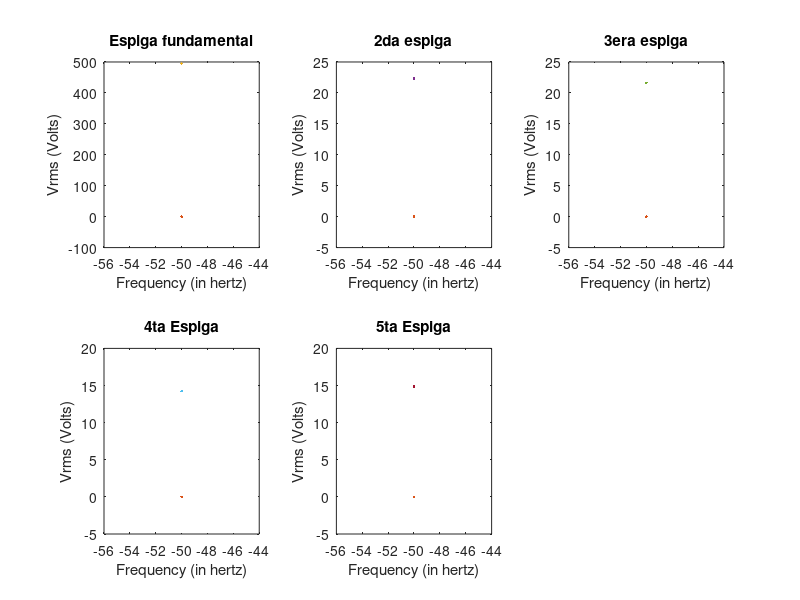

The MATLAB source for this figure:
%% Time specifications:
   Fs = 100;                      % samples per second
   dt = 1/Fs;                     % seconds per sample
   StopTime = 1;                  % seconds
   t = (0:dt:StopTime-dt);
   N = size(t,1);
   %% Sine wave:
   Fc = 2;                       % hertz
   x = 9.899*cos(2*pi*t);
   y = .446*cos(2*pi*2*t);
   z = .433*cos(2*pi*3*t);
   j = .285*cos(2*pi*4*t);
   k = .297*cos(2*pi*5*t);
   %% Fourier Transform:
   X = fftshift(fft(x));
   Y = fftshift(fft(y));
   Z = fftshift(fft(z));
   J = fftshift(fft(j));
   K = fftshift(fft(k));
   %% Frequency specifications:
   dF = Fs/N;                      % hertz
   f = -Fs/2:dF:Fs/2-dF;           % hertz
   %% Plot the spectrum:
   figure;
   subplot(2,3,1);
   plot(f,(X/N));
   xlabel('Frequency (in hertz)');
   ylabel('Vrms (Volts)');
   title('Espiga fundamental');
   subplot(2,3,2);
   plot(f, (Y/N));
   xlabel('Frequency (in hertz)');
   ylabel('Vrms (Volts)');
   title('2da espiga');
   subplot(2,3,3);
   plot(f, (Z/N));
   xlabel('Frequency (in hertz)');
   ylabel('Vrms (Volts)');
   title('3era espiga');
   subplot(2,3,4);
   plot(f, (J/N));
   xlabel('Frequency (in hertz)');
   ylabel('Vrms (Volts)');
   title('4ta Espiga');
   subplot(2,3,5);
   plot(f, (K/N));
   xlabel('Frequency (in hertz)');
   ylabel('Vrms (Volts)');
   title('5ta Espiga');